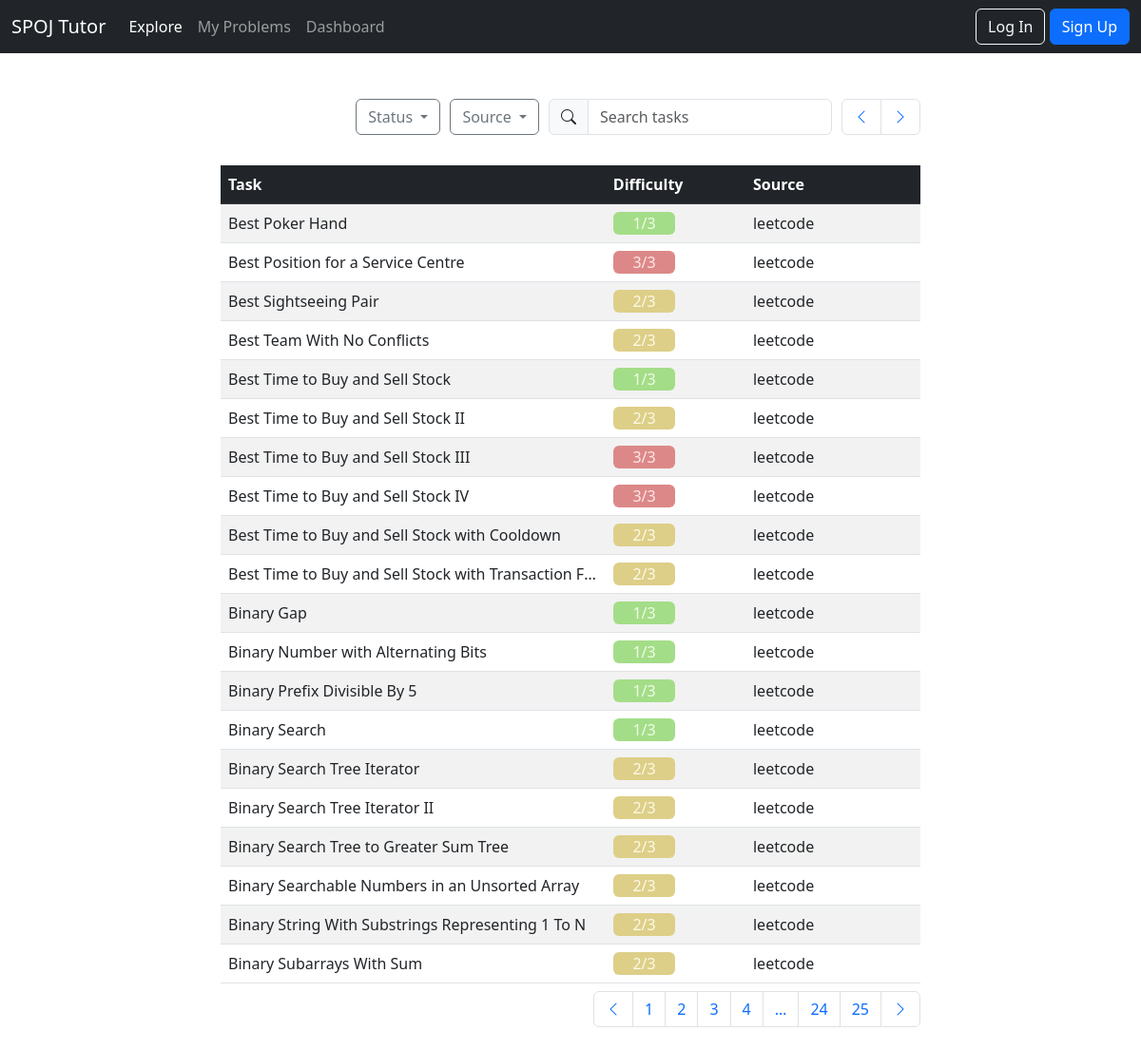
The page /tasks/?page=3 on the database its author committed.
### tasks/models.py (models this page shows, shortened)
class Task(models.Model):
    id = models.AutoField(primary_key=True)
    difficulty = models.PositiveIntegerField()
    title = models.CharField(max_length=125)
    spoj = models.ForeignKey(Spoj, on_delete=models.CASCADE)
    class Meta:
        unique_together = ("title", "spoj")
    url = models.URLField(max_length=200, blank=True, null=True)
    solution_url = models.URLField(max_length=200, blank=True, null=True)

class Spoj(models.Model):
    name = models.CharField(max_length=255, primary_key=True)
    amount_of_difficulty_levels = models.IntegerField(null=False, blank=False)
    def __str__(self):
        return self.name

### tasks/views.py (the view)
# urls.py: path('', views.task, name='tasks'),
def task(request):
    task_list = Task.objects.all()
    spojs = Spoj.objects.all()
    queryset = task_list.order_by('title')
    page = request.GET.get('page', 1)
    paginator = Paginator(queryset, 20)
    try:
        tasks = paginator.page(page)
    except PageNotAnInteger:
        tasks = paginator.page(1)
    except EmptyPage:
        tasks = paginator.page(paginator.num_pages)
    return render(request, 'tasks/tasks.html', {'tasks': tasks, 'spojs': spojs})

### tasks/templatetags/paginator_tags.py (called while the page is built)
@register.simple_tag
def get_proper_elided_page_range(p, number, on_each_side=1, on_ends=1):
    paginator = Paginator(p.object_list, p.per_page)
    return paginator.get_elided_page_range(number=number,
                                           on_each_side=on_each_side,
                                           on_ends=on_ends)

### templates/tasks/tasks.html (shortened to what this page needs)
{% extends 'base.html' %}
{% load static %}
{% load paginator_tags %}
{% block stylesheet %}
    {{ block.super }}
    <link rel="stylesheet" href="{% static 'css/tasks.css' %}">
{% endblock stylesheet %}
{% block content %}
    <div class="row justify-content-center">
        <div class="col-lg-8 col-md-12 col-sm-12">
            {% include 'includes/table_nav.html' %}
            <table class="fixed table table-striped my-2 align-middle">
                <thead class="table-dark ">
                <tr>
                    {% if user.is_authenticated %}
                        <th style="width: 50%">Task</th>
                        <th style="width: 20%">Difficulty</th>
                        <th style="width: 20%">Source</th>
                        <th style="width: 10%">Status</th>
                    {% else %}
                        <th style="width: 55%">Task</th>
                        <th style="width: 20%">Difficulty</th>
                        <th style="width: 25%">Source</th>
                    {% endif %}
                </tr>
                </thead>
                <tbody>
                {% for task in tasks %}
                    <tr>
                        <td class="title"><a class="link" href="{% url 'single_task' task.id %}">{{ task.title }}</a>
                        </td>
                        <td>
                            <div class="diff container-lg rounded-2" id="diff">
                                {{ task.difficulty | add:1 }}/{{ task.spoj.amount_of_difficulty_levels }}
                            </div>
                        </td>
                        <td>
                            <a class="link" href={{ task.url }} target="_blank" rel="noopener noreferrer">
                                {{ task.spoj }}
                            </a>
                        </td>
                    </tr>
                {% endfor %}
                </tbody>
            </table>
            {% include 'includes/table_pagination.html' %}
        </div>
    </div>
{% endblock content %}

### static/css/tasks.css (style rules this page uses)
.diff { width: 50%; height: auto; text-align: center; float: left; }
.fixed { table-layout: fixed; }
.title { overflow: hidden; white-space: nowrap; text-overflow: ellipsis; }
.link { color: #212529; text-decoration: none; }

### rows shown on the page
Task: title "Best Poker Hand", difficulty|add "1", spoj.amount_of_difficulty_levels "3", spoj "leetcode"
Task: title "Best Position for a Service Centre", difficulty|add "3", spoj.amount_of_difficulty_levels "3", spoj "leetcode"
Task: title "Best Sightseeing Pair", difficulty|add "2", spoj.amount_of_difficulty_levels "3", spoj "leetcode"
Task: title "Best Team With No Conflicts", difficulty|add "2", spoj.amount_of_difficulty_levels "3", spoj "leetcode"
Task: title "Best Time to Buy and Sell Stock", difficulty|add "1", spoj.amount_of_difficulty_levels "3", spoj "leetcode"
Task: title "Best Time to Buy and Sell Stock II", difficulty|add "2", spoj.amount_of_difficulty_levels "3", spoj "leetcode"
Task: title "Best Time to Buy and Sell Stock III", difficulty|add "3", spoj.amount_of_difficulty_levels "3", spoj "leetcode"
Task: title "Best Time to Buy and Sell Stock IV", difficulty|add "3", spoj.amount_of_difficulty_levels "3", spoj "leetcode"
Task: title "Best Time to Buy and Sell Stock with Cooldown", difficulty|add "2", spoj.amount_of_difficulty_levels "3", spoj "leetcode"
Task: title "Best Time to Buy and Sell Stock with Transaction F…", difficulty|add "2", spoj.amount_of_difficulty_levels "3", spoj "leetcode"
Task: title "Binary Gap", difficulty|add "1", spoj.amount_of_difficulty_levels "3", spoj "leetcode"
Task: title "Binary Number with Alternating Bits", difficulty|add "1", spoj.amount_of_difficulty_levels "3", spoj "leetcode"
Task: title "Binary Prefix Divisible By 5", difficulty|add "1", spoj.amount_of_difficulty_levels "3", spoj "leetcode"
Task: title "Binary Search", difficulty|add "1", spoj.amount_of_difficulty_levels "3", spoj "leetcode"
Task: title "Binary Search Tree Iterator", difficulty|add "2", spoj.amount_of_difficulty_levels "3", spoj "leetcode"
Task: title "Binary Search Tree Iterator II", difficulty|add "2", spoj.amount_of_difficulty_levels "3", spoj "leetcode"
Task: title "Binary Search Tree to Greater Sum Tree", difficulty|add "2", spoj.amount_of_difficulty_levels "3", spoj "leetcode"
Task: title "Binary Searchable Numbers in an Unsorted Array", difficulty|add "2", spoj.amount_of_difficulty_levels "3", spoj "leetcode"
Task: title "Binary String With Substrings Representing 1 To N", difficulty|add "2", spoj.amount_of_difficulty_levels "3", spoj "leetcode"
Task: title "Binary Subarrays With Sum", difficulty|add "2", spoj.amount_of_difficulty_levels "3", spoj "leetcode"

### other values the page prints
{{ i }} "1" "2" "3" "4" "…" "24" "25"
